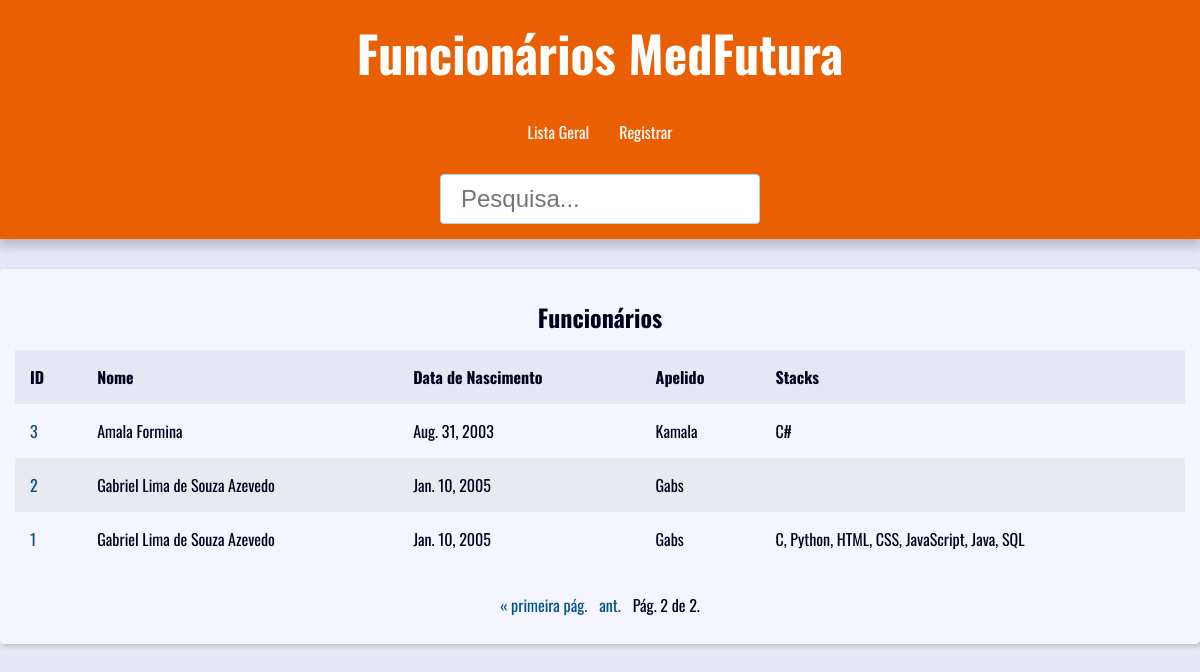
The page /?page=2&q= on the database its author committed.
### funcionarios/models.py (models this page shows, shortened)
class Funcionario(models.Model):
    apelido = models.CharField(max_length=32)
    nome_Completo = models.CharField(max_length=100)
    data_Nasc = models.DateField()
    stacks = models.TextField(max_length=200, blank=True)

### funcionarios/views/func_views.py (the view)
# urls.py: path('', views.index, name='index'),
def index(request):
    funcionarios = Funcionario.objects \
    .order_by('-id')
    paginator = Paginator(funcionarios, 10)
    page_number = request.GET.get("page")
    page_obj = paginator.get_page(page_number)
    context = {
        'page_obj': page_obj,
        'site_title': 'MedFutura - Funcionários',
    }
    return render(
        request,
        'funcionarios/index.html',
        context
    )

### funcionarios/templates/funcionarios/index.html
{% extends 'global/base.html' %}
{% block content%}
    {% if page_obj %}
    <div class="responsive-table">
        <table class="contacts-table">
            <caption class="table-caption">
                Funcionários
            </caption>
            <thead>
                <tr class="table-row table-row-header">
                    <th class="table-header">ID</th>
                    <th class="table-header">Nome</th>
                    <th class="table-header">Data de Nascimento</th>
                    <th class="table-header">Apelido</th>
                    <th class="table-header">Stacks</th>
                </tr>
                <tbody>
                    {% for funcionario in page_obj %}
                    <tr class="table-row">
                        <td class="table-cel">
                            <a class="table-link" href="{% url 'funcionarios:funcionariouni' funcionario.id %}">
                                {{ funcionario.id }}
                            </a>
                        </td>
                        <td class="table-cel">
                            {{ funcionario.nome_Completo}}
                        </td>
                        <td class="table-cel">
                            {{ funcionario.data_Nasc }}
                        </td>
                        <td class="table-cel">
                            {{ funcionario.apelido }}
                        </td>
                        <td class="table-cel">
                            {{ funcionario.stacks }}
                        </td>
                    </tr>
                    {% endfor %}
                </tbody>
            </thead>
        </table>
    </div>
    {% else %}
    <div class="single-contact">
        <h1 class="single-contact-name">
            Nenhum funcionário encontrado.
        </h1>
    </div>
    {% endif%}
{% endblock content%}

### base_static/global/css/style.css (style rules this page uses)
:root { --spacing: 1.5rem; --link-dark-color: rgb(0, 83, 134); --link-light-color: rgb(156, 217, 255); --clr-white: rgb(245, 245, 255); --clr-black: rgb(0, 0, 30); --clr-light-gray: rgb(230, 230, 245); --clr-dark-shadow-5: rgba(0, 0, 10, 5%); --clr-dark-shadow-10: rgba(0, 0, 10, 10%); --clr-dark-shadow-20: rgba(0, 0, 10, 20%); --clr-light-shadow-5: rgba(200, 200, 255, 5%); --clr-light-shadow-10: rgba(200, 200, 255, 10%); --clr-light-shadow-20: rgba(200, 200, 255, 20%); --main-page-width: 120rem; --table-min-width: 60rem; --biggest-font-size: 5rem; --bigger-font-size: 4rem; --big-font-size: 3.2rem; --medium-font-size: 2.4rem; --small-font-size: 1.6rem; --smaller-font-size: 1.4rem; --smallest-font-size: 1.2rem; --transition-fast: 300ms; --transition-medium: 600ms; --transition-slow: 1s; --default-border-radius: 4px; }
*, *::before, *::after { margin: 0; padding: 0; box-sizing: border-box; }
html { font-size: 62.5%; }
body { font-family: "Oswald", sans-serif; line-height: 1.5; font-size: var(--small-font-size); color: var(--clr-black); -webkit-font-smoothing: antialiased; background: var(--clr-light-gray); }
.responsive-table { width: 100%; overflow-x: auto; }
.contacts-table { width: 100%; min-width: var(--table-min-width); border-collapse: collapse; }
.table-caption { font-size: var(--medium-font-size); font-weight: bold; padding: var(--spacing); }
.table-row { text-align: left; text-overflow: ellipsis; transition: background-color var(--transition-fast) ease-in-out; }
.table-row:nth-of-type(2n) { background: var(--clr-dark-shadow-5); }
.table-row-header { background: var(--clr-light-gray); color: var(--clr-black); }
.table-cel, .table-header { padding: var(--spacing); }
.table-link { color: var(--link-dark-color); transition: color var(--transition-fast) ease-in-out; text-decoration: none; }

### rows shown on the page
Funcionario: id "3", nome_Completo "Amala Formina", data_Nasc "Aug. 31, 2003", apelido "Kamala", stacks "C#"
Funcionario: id "2", nome_Completo "Gabriel Lima de Souza Azevedo", data_Nasc "Jan. 10, 2005", apelido "Gabs"
Funcionario: id "1", nome_Completo "Gabriel Lima de Souza Azevedo", data_Nasc "Jan. 10, 2005", apelido "Gabs", stacks "C, Python, HTML, CSS, JavaScript, Java, SQL"

### other values the page prints
{{ page_obj.number }} "2"
{{ page_obj.paginator.num_pages }} "2"
